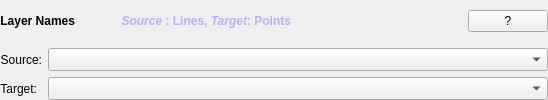
             <widget class="QFrame" name="frame_3">
              <property name="frameShape">
               <enum>QFrame::NoFrame</enum>
              </property>
              <property name="frameShadow">
               <enum>QFrame::Plain</enum>
              </property>
              <property name="lineWidth">
               <number>0</number>
              </property>
              <layout class="QVBoxLayout" name="verticalLayout">
               <property name="leftMargin">
                <number>0</number>
               </property>
               <property name="topMargin">
                <number>0</number>
               </property>
               <property name="rightMargin">
                <number>0</number>
               </property>
               <property name="bottomMargin">
                <number>0</number>
               </property>
               <item>
                <widget class="QFrame" name="frame_2">
                 <property name="frameShape">
                  <enum>QFrame::NoFrame</enum>
                 </property>
                 <property name="frameShadow">
                  <enum>QFrame::Plain</enum>
                 </property>
                 <property name="lineWidth">
                  <number>0</number>
                 </property>
                 <layout class="QHBoxLayout" name="horizontalLayout_2">
                  <property name="leftMargin">
                   <number>0</number>
                  </property>
                  <property name="topMargin">
                   <number>0</number>
                  </property>
                  <property name="rightMargin">
                   <number>0</number>
                  </property>
                  <property name="bottomMargin">
                   <number>0</number>
                  </property>
                  <item>
                   <widget class="QLabel" name="label_40">
                    <property name="text">
                     <string>&lt;html&gt;&lt;head/&gt;&lt;body&gt;&lt;p&gt;&lt;span style=&quot; font-weight:600;&quot;&gt;Layer Names&lt;/span&gt;&lt;/p&gt;&lt;/body&gt;&lt;/html&gt;</string>
                    </property>
                    <property name="alignment">
                     <set>Qt::AlignRight|Qt::AlignTrailing|Qt::AlignVCenter</set>
                    </property>
                   </widget>
                  </item>
                  <item>
                   <spacer name="horizontalSpacer">
                    <property name="orientation">
                     <enum>Qt::Horizontal</enum>
                    </property>
                    <property name="sizeHint" stdset="0">
                     <size>
                      <width>40</width>
                      <height>20</height>
                     </size>
                    </property>
                   </spacer>
                  </item>
                  <item>
                   <widget class="QLabel" name="label_39">
                    <property name="text">
                     <string>&lt;html&gt;&lt;head/&gt;&lt;body&gt;&lt;p&gt;&lt;span style=&quot; font-weight:600; font-style:italic; color:#b7b0ff;&quot;&gt;Source&lt;/span&gt;&lt;span style=&quot; font-weight:600; color:#b7b0ff;&quot;&gt; : Lines, &lt;/span&gt;&lt;span style=&quot; font-weight:600; font-style:italic; color:#b7b0ff;&quot;&gt;Target&lt;/span&gt;&lt;span style=&quot; font-weight:600; color:#b7b0ff;&quot;&gt;: Points&lt;/span&gt;&lt;/p&gt;&lt;/body&gt;&lt;/html&gt;</string>
                    </property>
                    <property name="alignment">
                     <set>Qt::AlignRight|Qt::AlignTrailing|Qt::AlignVCenter</set>
                    </property>
                   </widget>
                  </item>
                  <item>
                   <spacer name="horizontalSpacer_2">
                    <property name="orientation">
                     <enum>Qt::Horizontal</enum>
                    </property>
                    <property name="sizeHint" stdset="0">
                     <size>
                      <width>171</width>
                      <height>20</height>
                     </size>
                    </property>
                   </spacer>
                  </item>
                  <item>
                   <widget class="QPushButton" name="helpButton">
                    <property name="sizePolicy">
                     <sizepolicy hsizetype="Maximum" vsizetype="Fixed">
                      <horstretch>0</horstretch>
                      <verstretch>0</verstretch>
                     </sizepolicy>
                    </property>
                    <property name="toolTip">
                     <string>Link to Readme</string>
                    </property>
                    <property name="autoFillBackground">
                     <bool>false</bool>
                    </property>
                    <property name="styleSheet">
                     <string notr="true"/>
                    </property>
                    <property name="text">
                     <string>?</string>
                    </property>
                   </widget>
                  </item>
                 </layout>
                </widget>
               </item>
               <item>
                <widget class="QFrame" name="frame">
                 <property name="frameShape">
                  <enum>QFrame::NoFrame</enum>
                 </property>
                 <property name="frameShadow">
                  <enum>QFrame::Plain</enum>
                 </property>
                 <property name="lineWidth">
                  <number>0</number>
                 </property>
                 <layout class="QFormLayout" name="formLayout">
                  <property name="leftMargin">
                   <number>0</number>
                  </property>
                  <property name="topMargin">
                   <number>0</number>
                  </property>
                  <property name="rightMargin">
                   <number>0</number>
                  </property>
                  <property name="bottomMargin">
                   <number>0</number>
                  </property>
                  <item row="0" column="0">
                   <widget class="QLabel" name="label_41">
                    <property name="text">
                     <string>Source:</string>
                    </property>
                    <property name="alignment">
                     <set>Qt::AlignRight|Qt::AlignTrailing|Qt::AlignVCenter</set>
                    </property>
                   </widget>
                  </item>
                  <item row="0" column="1">
                   <widget class="QgsMapLayerComboBox" name="sourceLayer">
                    <property name="font">
                     <font>
                      <pointsize>10</pointsize>
                     </font>
                    </property>
                    <property name="styleSheet">
                     <string notr="true"/>
                    </property>
                    <property name="editable">
                     <bool>false</bool>
                    </property>
                    <property name="currentText">
                     <string/>
                    </property>
                    <property name="placeholderText">
                     <string/>
                    </property>
                    <property name="allowEmptyLayer">
                     <bool>false</bool>
                    </property>
                   </widget>
                  </item>
                  <item row="1" column="0">
                   <widget class="QLabel" name="label_38">
                    <property name="text">
                     <string>Target:</string>
                    </property>
                    <property name="alignment">
                     <set>Qt::AlignRight|Qt::AlignTrailing|Qt::AlignVCenter</set>
                    </property>
                   </widget>
                  </item>
                  <item row="1" column="1">
                   <widget class="QgsMapLayerComboBox" name="targetLayer">
                    <property name="enabled">
                     <bool>true</bool>
                    </property>
                    <property name="font">
                     <font>
                      <pointsize>10</pointsize>
                     </font>
                    </property>
                    <property name="styleSheet">
                     <string notr="true"/>
                    </property>
                    <property name="currentText">
                     <string/>
                    </property>
                    <property name="placeholderText">
                     <string/>
                    </property>
                    <property name="allowEmptyLayer">
                     <bool>false</bool>
                    </property>
                   </widget>
                  </item>
                 </layout>
                </widget>
               </item>
              </layout>
             </widget>
